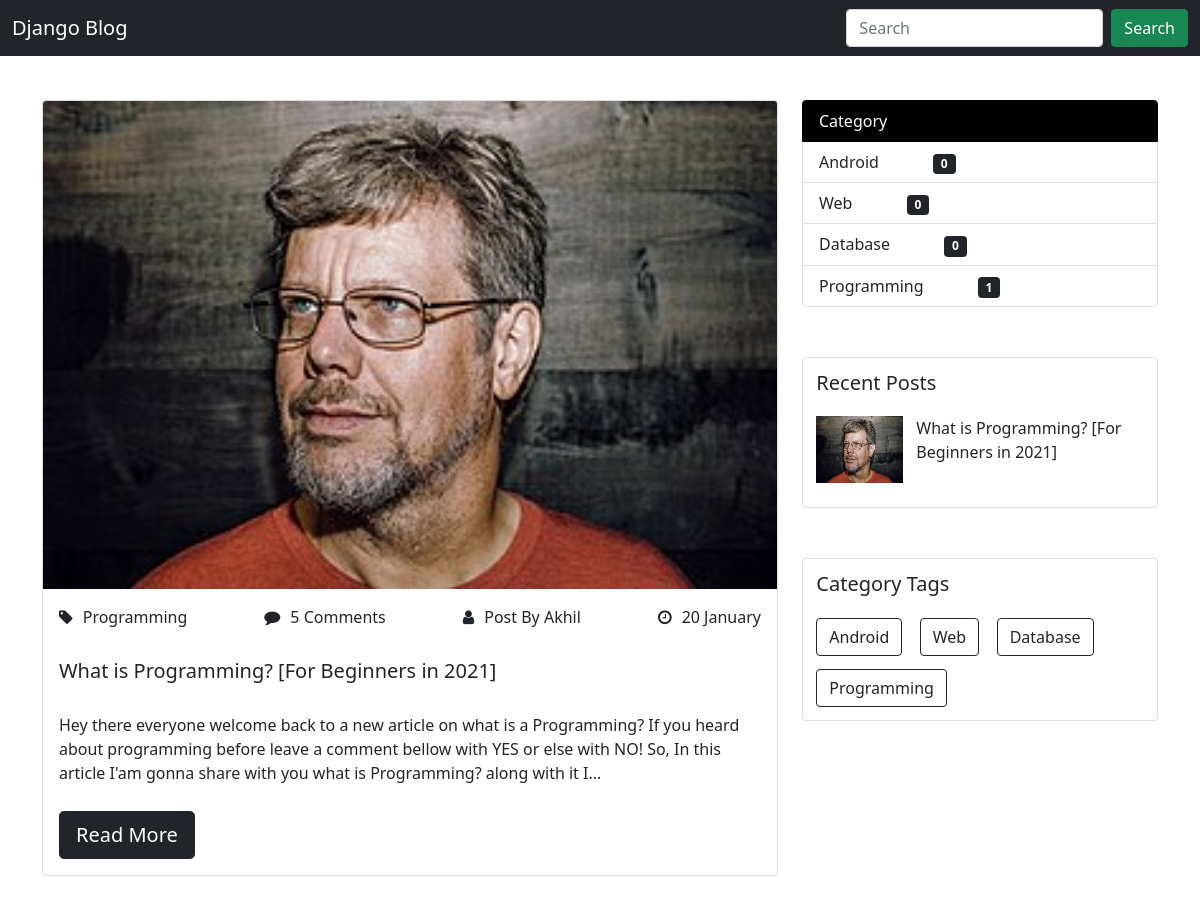
Before: / with the older database file.
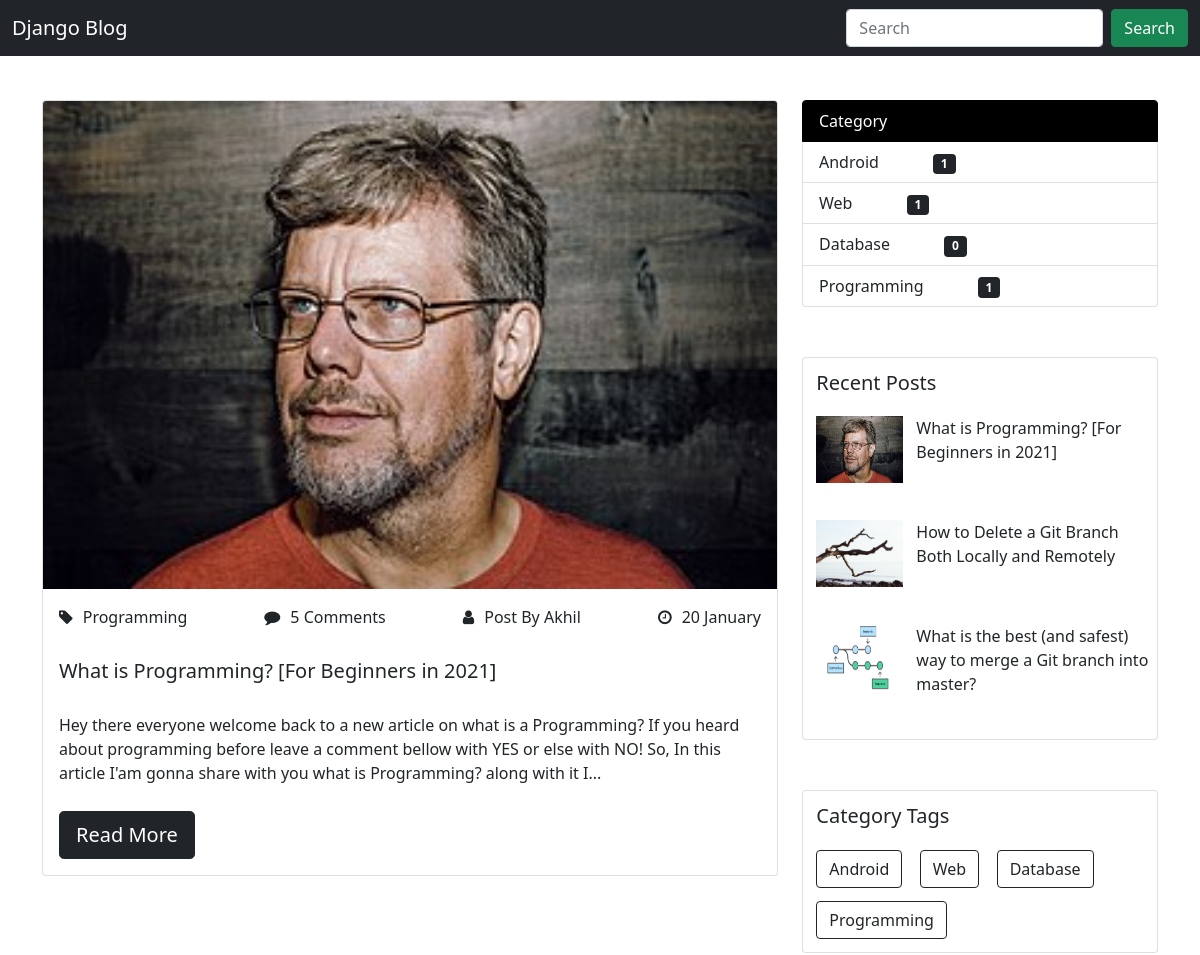
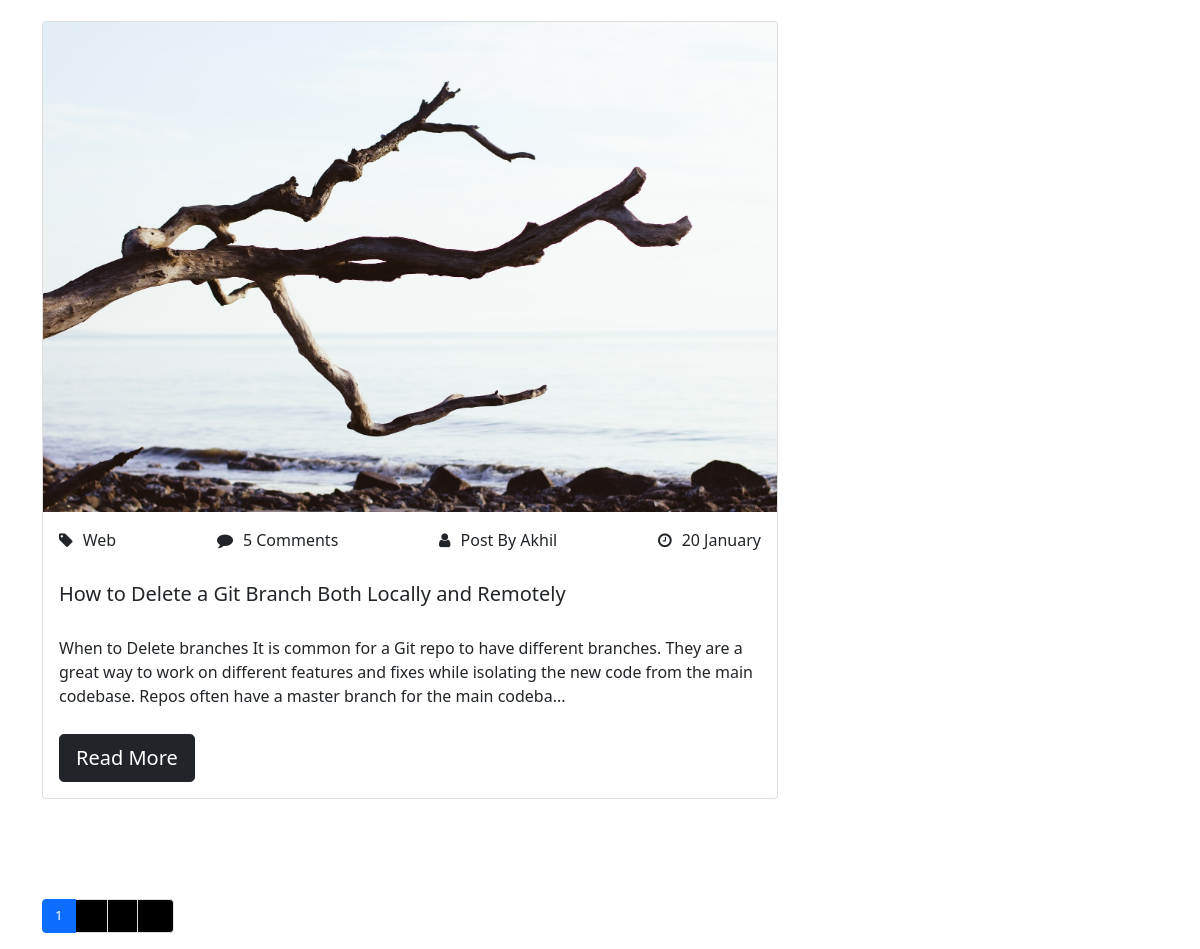
After: the same page with the newer database file (2 pictures, top to bottom).
### blogApp/models.py (models this page shows, shortened)
class Post(models.Model):
    title = models.CharField(max_length=255)
    title_tag = models.CharField(max_length=255, default='Blog Post')
    slug = models.SlugField(max_length=255, null=True, blank=True)
    author = models.ForeignKey(User, on_delete=models.CASCADE)
    img = models.ImageField(upload_to='blog', null=True)
    body = models.TextField()
    post_date = models.DateField(auto_now_add=True)
    category = models.ForeignKey(Categories, null=True, on_delete=models.PROTECT, related_name='category_set')

class Categories(models.Model):
    categoryname = models.CharField(max_length=255)
    def __str__(self):
        return self.categoryname

### blogApp/views.py (the view)
# urls.py: path('', blog.as_view(), name="blog"),
class blog(ListView):
   model = Post
   template_name = 'index.html'
   context_object_name = 'posts'
   cats = Categories.objects.all()
   ordering = ['-post_date']
   paginate_by = 2
   def get_context_data(self, *args, **kwargs):
      cat_list = Categories.objects.all()
      latestpost_list = Post.objects.all().order_by('-post_date')[:3]
      context = super(blog, self).get_context_data(*args, **kwargs)
      context["cat_list"] = cat_list
      context["latestpost_list"] = latestpost_list
      return context

### templates/index.html (shortened to what this page needs)
{% load static %}
<!doctype html>
<html lang="en">
  <head>
    <link href="https://cdn.jsdelivr.net/npm/bootstrap@5.0.0-beta1/dist/css/bootstrap.min.css" rel="stylesheet">
    <link rel="stylesheet" href="{% static 'css/style.css' %}">
    <link rel="stylesheet" href="https://cdnjs.cloudflare.com/ajax/libs/font-awesome/4.7.0/css/font-awesome.min.css">
  </head>
  <body>
    <nav class="navbar navbar-dark bg-dark fixed-top">
      <div class="container-fluid">
        <a class="navbar-brand">Django Blog</a>
        <form class="d-flex">
          <input class="form-control me-2" type="search" placeholder="Search" aria-label="Search">
          <button class="btn btn-success" type="submit">Search</button>
        </form>
      </div>
    </nav>
    <div class="container">
      <div class="row">
        <div class="col-lg-8 post">
          {% for post in posts %}
          <div class="card">
            <img src="{{post.img.url}}" class="card-img-top" alt="...">
            <div class="card-body">
              <ul class="post-meta" style="list-style-type: none; padding-left: 0px;">
                <li><i class="fa fa-tag"></i><a>{{post.category}}</a></li>
                <li><i class="fa fa-comment"></i><a>5 Comments</a></li>
                <li><i class="fa fa-user"></i><a>Post By {{post.author.first_name}}</a></li>
                <li><i class="fa fa-clock-o"></i><a>{{post.post_date | date:'d F'}}</a></li>
              </ul>
              <h5 class="card-title">{{post.title}}</h5>
              <p class="card-text">{{post.body | slice:':250' | safe}}...</p>
              <button type="button" class="btn btn-lg btn-dark">Read More</button>
            </div>
          </div>
          {% endfor %}
          <nav aria-label="...">
            <ul class="pagination">
							{% if is_paginated %}
								{% for num in page_obj.paginator.page_range %}
									{% if num == page_obj.number %}
										<li class="page-item active"><a class="page-link" href="?page={{num}}">{{num}}</a></li>
									{% elif num > page_obj.number|add:'-2' and num < page_obj.number|add:'2' %}
										<li class="page-item"><a class="page-link" href="?page={{num}}">{{num}}</a></li>
									{% endif %}
								{% endfor %}
								{% if page_obj.has_next %}
									<li class="page-item"><a class="page-link" href="?page={{page_obj.next_page_number}}"><i class="fa fa-angle-right" aria-hidden="true"></i></a></li>
									<li class="page-item"><a class="page-link" href="?page={{ page_obj.paginator.num_pages }}"><i class="fa fa-arrow-right" aria-hidden="true"></i></a></li>
								{% endif %}
							{% endif %}
						</ul>
          </nav>
        </div>
        <div class="col-lg-4 sidebar">
          <ul class="list-group category">
            <li class="list-group-item active" aria-current="true">Category</li>
            {% for categories in cat_list %}
            <li class="list-group-item">{{categories}} <span class="badge bg-dark">{{categories.category_set.count}}</span></li>
            {% endfor %}
          </ul>
          <div class="recent-post card">
            <h2>Recent Posts</h2>
            {% for post in latestpost_list %}
            <div class="img-p">
              <img style="width:100px; height:80px" src="{{post.img.url}}">
              <p>{{post.title}}</p>
            </div>
            {% endfor %}
          </div>
          <div class="category-tag card">
            <h2>Category Tags</h2>
            <div class="button-cuz">
              {% for categories in cat_list %}
              <button type="button" class="btn btn-outline-dark">{{categories}}</button>
              {% endfor %}
            </div>
          </div>
        </div>
      </div>
    </div>
  </body>
</html>

### static/css/style.css (style rules this page uses)
.sidebar .category { margin-top: 100px; margin-bottom: 50px; }
.sidebar .category .active { background-color: black; border-color: black; }
.sidebar .category .badge { margin-left: 50px; }
.post .card { margin-top: 100px; margin-bottom: 100px; }
.post .card .post-meta { display: flex; -ms-flex-wrap: wrap; flex-wrap: wrap; -webkit-box-pack: justify; -ms-flex-pack: justify; justify-content: space-between; margin-bottom: 15px; }
.post .card .post-meta i { margin-right: 10px; }
.post .card .card-body h5 { margin-top: 30px; }
.post .card .card-body p { margin-top: 30px; }
.post .card .card-body button { margin-top: 10px; }
.recent-post { margin-bottom: 50px; }
.recent-post .img-p { display: flex; padding-bottom: 10pt; }
.recent-post h2 { font-size: 20px; padding-left: 10pt; padding-top: 10pt; }
.recent-post img { width: 60; height: 48; padding-left: 10pt; padding-top: 10pt; }
.recent-post p { width: 60; height: 48; padding-left: 10pt; padding-top: 10pt; padding-bottom: 10pt; }
.category-tag { margin-bottom: 50px; }
.category-tag h2 { font-size: 20px; padding-left: 10pt; padding-top: 10pt; }
.category-tag .button-cuz { padding-left: 10pt; padding-top: 10pt; }
.category-tag .button-cuz button { margin-right: 10pt; margin-bottom: 10pt; }
.pagination li a { font-size: smaller; background-color: black; color: black; }

Changed rows visible on the page:
added Post: img (picture), category "Web", author.first_name "Akhil", post_date "20 January", title "How to Delete a Git Branch Both Locally and Remotely", body "When to Delete branches It is common for a Git repo to have different branches. They are a great way to work on different features and fixes while isolating the new code from the main codebase. Repos often have a master branch for the main codeba"
computed for Categories "Android": category_set.count "0" → "1"
computed for Categories "Web": category_set.count "0" → "1"
added Post: img (picture), title "What is the best (and safest) way to merge a Git branch into master?", shown under "Recent Posts"
Other visible differences:
new list line: "1"
